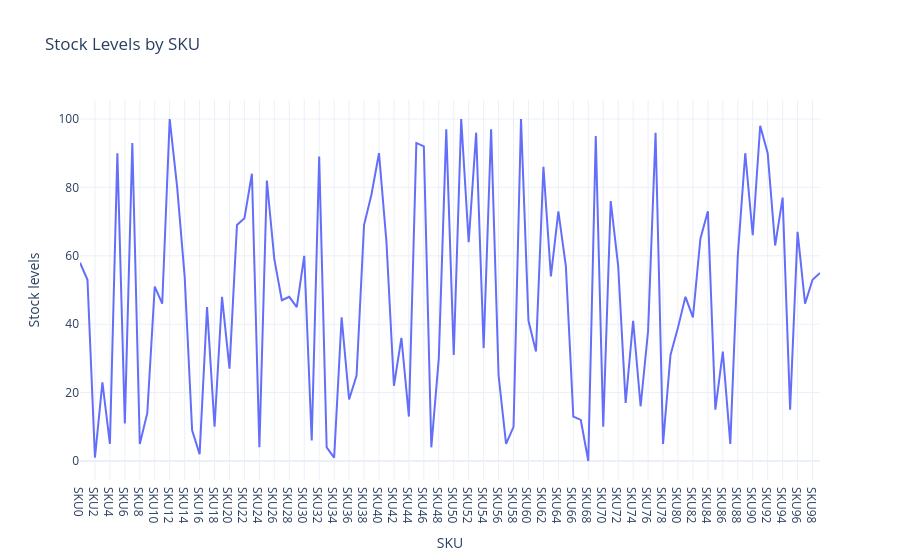

Notebook code for this chart:
### Markdown cell above
## Stock Levels by SKU
- Stock levels refer to the number of products a store or business has in its inventory. Now let's have a look at the stock levels of each SKU:

### Code cell
stock_chart = px.line(data, x="SKU", 
                      y='Stock levels', 
                      title='Stock Levels by SKU')
stock_chart.show()

### Figure 1 — Plotly figure (JSON) as saved in the notebook; plotly's stock layout.template omitted (floating-point values rounded to 4 significant figures)
{"data": [{"hovertemplate": "SKU=%{x}<br>Stock levels=%{y}<extra></extra>", "legendgroup": "", "line": {"color": "#636efa", "dash": "solid"}, "marker": {"symbol": "circle"}, "mode": "lines", "name": "", "orientation": "v", "showlegend": false, "type": "scatter", "x": ["SKU0", "SKU1", "SKU2", "SKU3", "SKU4", "SKU5", "SKU6", "SKU7", "SKU8", "SKU9", "SKU10", "SKU11", "SKU12", "SKU13", "SKU14", "SKU15", "SKU16", "SKU17", "SKU18", "SKU19", "SKU20", "SKU21", "SKU22", "SKU23", "SKU24", "SKU25", "SKU26", "SKU27", "SKU28", "SKU29", "SKU30", "SKU31", "SKU32", "SKU33", "SKU34", "SKU35", "SKU36", "SKU37", "SKU38", "SKU39", "SKU40", "SKU41", "SKU42", "SKU43", "SKU44", "SKU45", "SKU46", "SKU47", "SKU48", "SKU49", "SKU50", "SKU51", "SKU52", "SKU53", "SKU54", "SKU55", "SKU56", "SKU57", "SKU58", "SKU59", "SKU60", "SKU61", "SKU62", "SKU63", "SKU64", "SKU65", "SKU66", "SKU67", "SKU68", "SKU69", "SKU70", "SKU71", "SKU72", "SKU73", "SKU74", "SKU75", "SKU76", "SKU77", "SKU78", "SKU79", "SKU80", "SKU81", "SKU82", "SKU83", "SKU84", "SKU85", "SKU86", "SKU87", "SKU88", "SKU89", "SKU90", "SKU91", "SKU92", "SKU93", "SKU94", "SKU95", "SKU96", "SKU97", "SKU98", "SKU99"], "xaxis": "x", "y": [58, 53, 1, 23, 5, 90, 11, 93, 5, 14, 51, 46, 100, 80, 54, 9, 2, 45, 10, 48, 27, 69, 71, 84, 4, 82, 59, 47, 48, 45, 60, 6, 89, 4, 1, 42, 18, 25, 69, 78, 90, 64, 22, 36, 13, 93, 92, 4, 30, 97, 31, 100, 64, 96, 33, 97, 25, 5, 10, 100, 41, 32, 86, 54, 73, 57, 13, 12, 0, 95, 10, 76, 57, 17, 41, 16, 38, 96, 5, 31, 39, 48, 42, 65, 73, 15, 32, 5, 60, 90, 66, 98, 90, 63, 77, 15, 67, 46, 53, 55], "yaxis": "y"}], "layout": {"legend": {"tracegroupgap": 0}, "title": {"text": "Stock Levels by SKU"}, "xaxis": {"anchor": "y", "domain": [0, 1], "title": {"text": "SKU"}}, "yaxis": {"anchor": "x", "domain": [0, 1], "title": {"text": "Stock levels"}}}}
